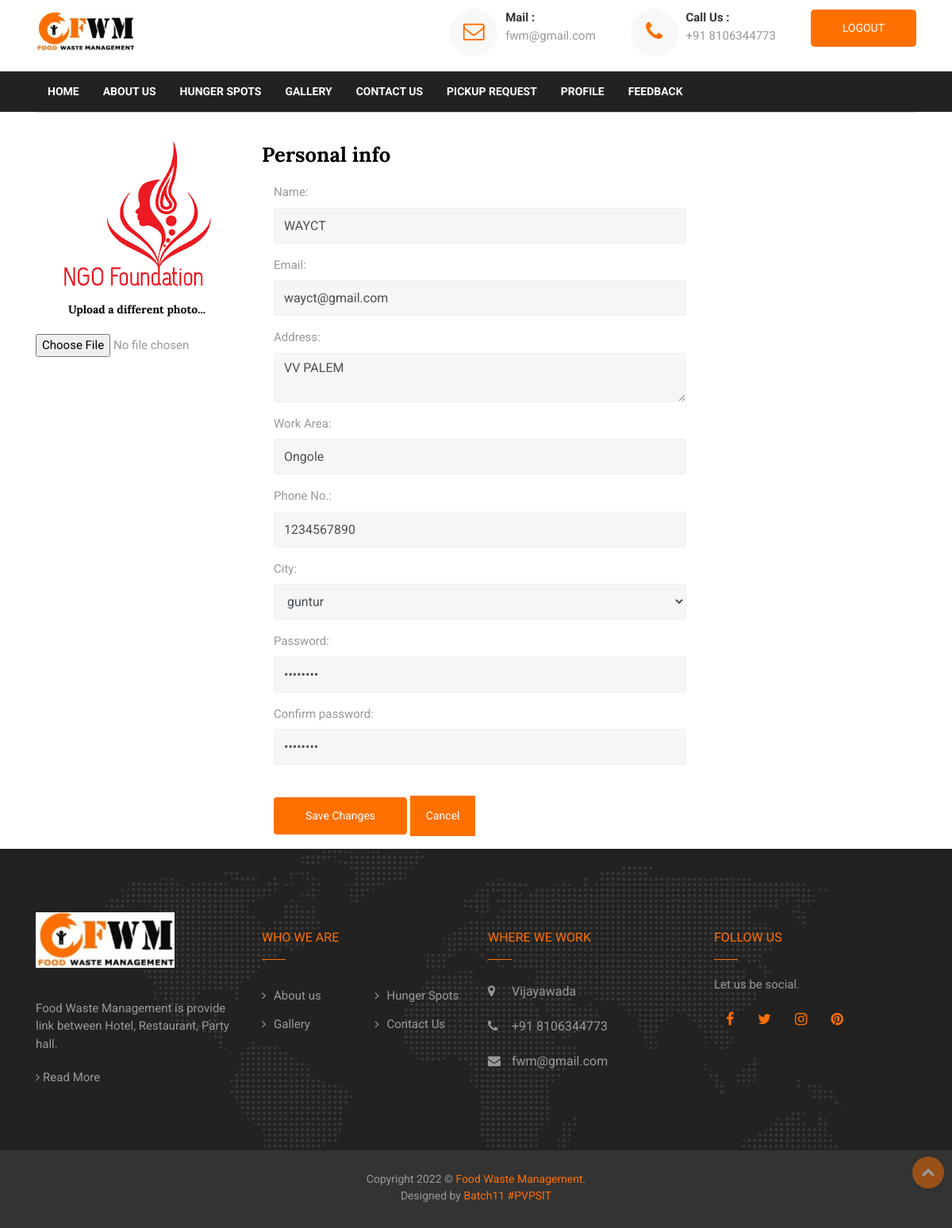
Screenshot of /index.php?page=ngo_editprofile&ngo_id=1 (signed in) with the database file from the repository.
### tables this page shows
CREATE TABLE `ngo` (
  `n_id` int(20) NOT NULL,
  `n_email` varchar(20) NOT NULL,
  `n_password` varchar(20) NOT NULL,
  `n_name` varchar(20) NOT NULL,
  `n_address` varchar(50) NOT NULL,
  `n_city` varchar(30) NOT NULL,
  `n_workarea` varchar(30) NOT NULL,
  `n_phoneNo` int(20) NOT NULL,
  `n_profile` blob NOT NULL,
  `n_status` varchar(50) NOT NULL,
  `ngo_id` int(20) NOT NULL
);

### middlepage/ngo_editprofile.php (the view, shortened to what this page needs)
<?php
$ngo_id=$_SESSION['ngo_id'];
$sel="SELECT * FROM `ngo` WHERE `n_id`= '$ngo_id'";
$qry=mysqli_query($con,$sel);
$row=mysqli_fetch_assoc($qry);
?>
<form action="index.php?page=ngo_update&ngo_id=<?php echo $_SESSION['ngo_id'];?>" method="post" enctype="multipart/form-data" class="form-contact">
<div class="container">
  	<hr>
	<div class="row">
      <div class="col-md-3">
        <div class="text-center">
          <img src="<?php echo 'admin/upload/ngo/'.$row['n_profile'];?>" class="avatar img-circle" alt="avatar">
          <h5 style="color:black;">Upload a different photo...</h5>
          <input type="file" name="profile">
        </div>
      </div>
      <div class="col-md-9 personal-info">
        <h3 style="color:black;">Personal info</h3>
        <form class="form-horizontal" role="form">
          <div class="form-group">
            <label class="col-lg-3 control-label">Name:</label>
            <div class="col-lg-8">
              <input class="form-control" value="<?php echo $row['n_name']; ?>" type="text" name="name" >
            </div>
          </div>
          <div class="form-group">
            <label class="col-lg-3 control-label">Email:</label>
            <div class="col-lg-8">
              <input class="form-control" value="<?php echo $row['n_email']; ?>" type="text" name="email" >
            </div>
          </div>
           <div class="form-group">
            <label class="col-md-3 control-label">Address:</label>
            <div class="col-md-8">
              <textarea class="form-control" type="password" name="address" value=""><?php echo $row['n_address']; ?></textarea>
            </div>
          </div>
          <div class="form-group">
            <label class="col-md-3 control-label">Work Area:</label>
            <div class="col-md-8">
              <input class="form-control" type="text" name="workarea" value="<?php echo $row['n_workarea']; ?>">
            </div>
          </div>
          <div class="form-group">
            <label class="col-md-3 control-label">Phone No.:</label>
            <div class="col-md-8">
              <input class="form-control" type="text" name="phone" value="<?php echo $row['n_phoneNo']; ?>">
            </div>
          </div>
         <div class="form-group">
            <label class="col-md-3 control-label">City:</label>
            <div class="col-md-8">
              <select class="form-control" name="city">
                <option><?php echo $row['n_city'];?></option>
              </select>
            </div>
          </div>
          <div class="form-group">
            <label class="col-md-3 control-label">Password:</label>
            <div class="col-md-8">
              <input class="form-control" type="password" name="password" value="<?php echo $row['n_password']; ?>">
            </div>
          </div>
          <div class="form-group">
            <label class="col-md-3 control-label">Confirm password:</label>
            <div class="col-md-8">
              <input class="form-control" type="password" value="<?php echo $row['n_password']; ?>">
            </div>
          </div>
          <div class="form-group">
            <div class="col-md-8">
              <input type="submit" class="btn btn-primary" value="Save Changes">
              <input type="reset" class="btn btn-default" value="Cancel">
            </div>
          </div>
        </form>
      </div>
  </div>
</div>
</form>

### rows the page displays
ngo: n_profile (picture), name "WAYCT", email "wayct@gmail.com", address "VV PALEM", workarea "Ongole", phone "1234567890", city "guntur"
